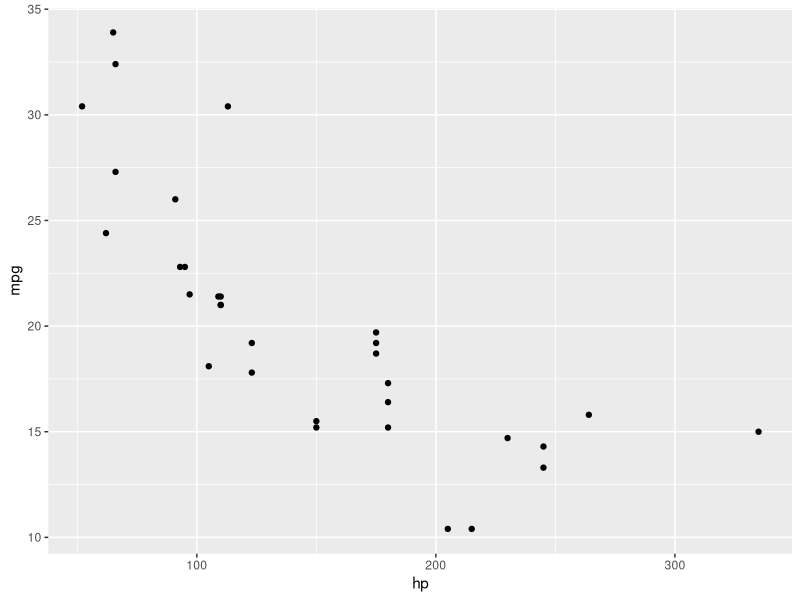

Source code (R):
## ---- chunk 1
knitr::opts_chunk$set(echo = TRUE)
## ---- chunk 2
mtcars
typeof(mtcars)
## ---- chunk 3
l <- list("hello", pi)
l
length(l)
l[[2]]
l <- list("hello", c(pi, 3))
l
l[[2]][2]
l <- list("hello", c(pi, 3), matrix(1:4, nrow = 2))
typeof(l[[1]])
typeof(l[[2]])
typeof(l[[3]])
l <- list("greeting" = "hello", 
          "numbers"  = c(pi, 3), 
          "matrix"   = matrix(1:4, nrow = 2))
typeof(l)
l[[1]]
l$greeting
names(l)
l <- list("greeting" = "hello", 
          "numbers"  = c(pi, 3), 
          "matrix"   = matrix(1:4, nrow = 2),
          "list"     = list("world", 2))
## ---- chunk 4
as.data.frame(l)
## ---- chunk 5
class(mtcars)
?print.data.frame()
print(mtcars, row.names = FALSE)
mtcars
mtcars[1, 3]
mtcars[1, "cyl"]
mtcars["Volvo 142E", "cyl"]
## ---- chunk 6
library(tidyverse)
mtcars_tbl <- as_tibble(mtcars)
mtcars
mtcars2 <- data.frame(mtcars, names = row.names(mtcars))
as_tibble(mtcars2)
as_tibble(mtcars, rownames = "names")
## ---- chunk 7
p1 <- ggplot(mtcars, aes(x = hp, y = mpg)) +
  geom_point()
print.default(p1)
